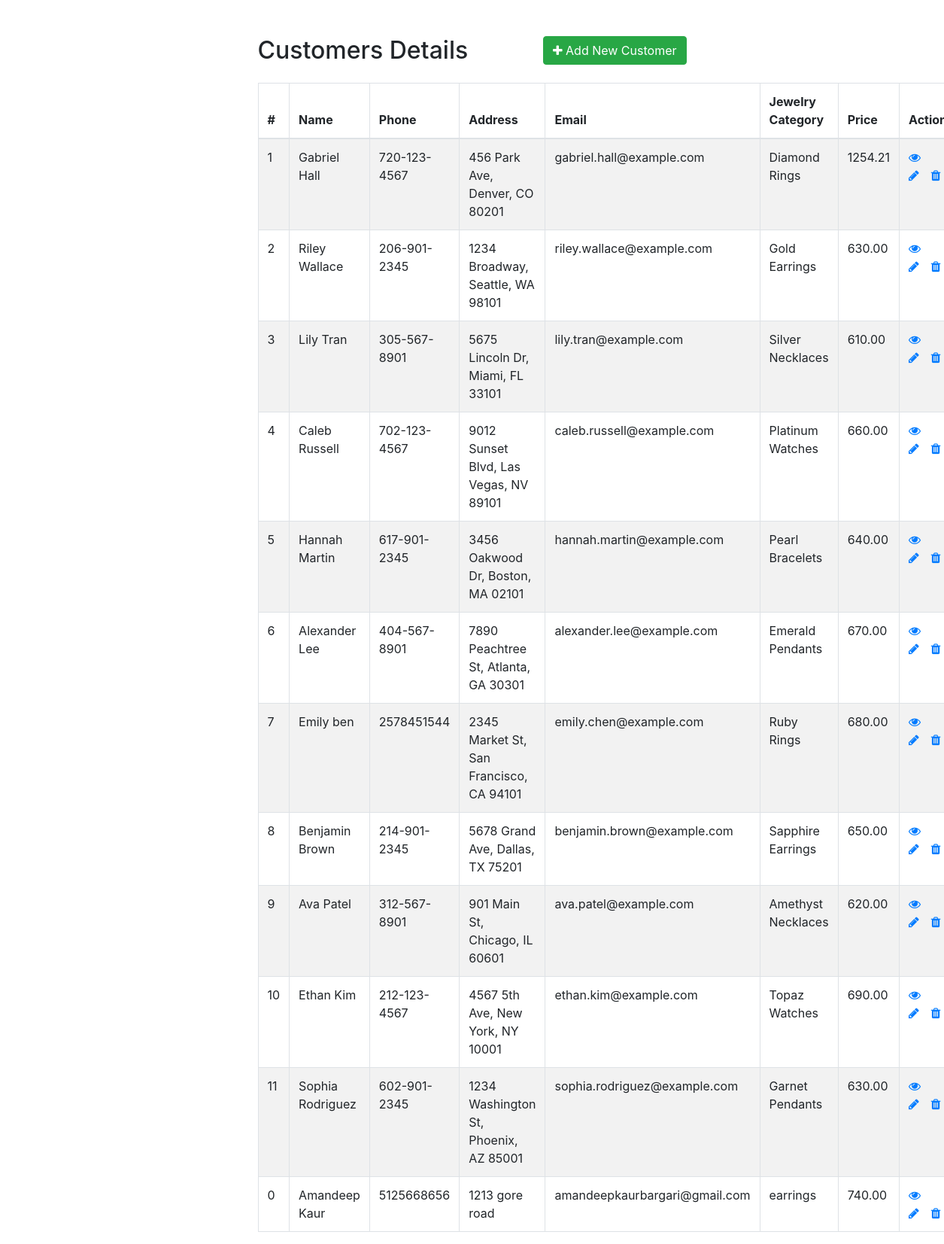
The page / on the database its author committed.
### tables this page shows
CREATE TABLE `customers` (
  `id` int(11) NOT NULL,
  `name` varchar(100) NOT NULL,
  `phone` varchar(20) NOT NULL,
  `address` text NOT NULL,
  `email` varchar(100) NOT NULL,
  `jewelry_category` varchar(50) NOT NULL,
  `price` decimal(10,2) NOT NULL
);

### index.php (the view, shortened to what this page needs)
<!DOCTYPE html>
<html lang="en">
<head>
    <link rel="stylesheet" href="https://stackpath.bootstrapcdn.com/bootstrap/4.5.2/css/bootstrap.min.css">
    <link rel="stylesheet" href="https://maxcdn.bootstrapcdn.com/font-awesome/4.7.0/css/font-awesome.min.css">
</head>
<body>
    <div class="wrapper">
        <div class="container-fluid">
            <div class="row">
                <div class="col-md-12">
                    <div class="mt-5 mb-3 clearfix">
                        <h2 class="pull-left">Customers Details</h2>
                        <a href="create.php" class="btn btn-success pull-right"><i class="fa fa-plus"></i> Add New Customer</a>
                    </div>
                    <?php
                    require_once "config.php";
                    $sql = "SELECT * FROM customers";
                    if ($result = mysqli_query($link, $sql)) {
                        if (mysqli_num_rows($result) > 0) {
                            echo '<table class="table table-bordered table-striped">';
                            echo "<thead>";
                            echo "<tr>";
                            echo "<th>#</th>";
                            echo "<th>Name</th>";
                            echo "<th>Phone</th>";
                            echo "<th>Address</th>";
                            echo "<th>Email</th>";
                            echo "<th>Jewelry Category</th>";
                            echo "<th>Price</th>";
                            echo "<th>Action</th>";
                            echo "</tr>";
                            echo "</thead>";
                            echo "<tbody>";
                            while ($row = mysqli_fetch_array($result)) {
                                echo "<tr>";
                                echo "<td>" . $row['id'] . "</td>";
                                echo "<td>" . $row['name'] . "</td>";
                                echo "<td>" . $row['phone'] . "</td>";
                                echo "<td>" . $row['address'] . "</td>";
                                echo "<td>" . $row['email'] . "</td>";
                                echo "<td>" . $row['jewelry_category'] . "</td>";
                                echo "<td>" . $row['price'] . "</td>";
                                echo "<td>";
                                echo '<a href="read.php?id=' . $row['id'] . '" class="mr-3" title="View Record" data-toggle="tooltip"><span class="fa fa-eye"></span></a>';
                                echo '<a href="update.php?id=' . $row['id'] . '" class="mr-3" title="Update Record" data-toggle="tooltip"><span class="fa fa-pencil"></span></a>';
                                echo '<a href="delete.php?id=' . $row['id'] . '" title="Delete Record" data-toggle="tooltip"><span class="fa fa-trash"></span></a>';
                                echo "</td>";
                                echo "</tr>";
                            }
                            echo "</tbody>";
                            echo "</table>";
                        } else {
                            echo '<div class="alert alert-danger"><em>No records were found.</em></div>';
                        }
                    } else {
                        echo "Oops! Something went wrong. Please try again later.";
                    }
                    ?>
                </div>
            </div>
        </div>
    </div>
</body>
</html>

### index.php (style rules this page uses)
.wrapper { width: 600px; margin: 0 auto; }
table tr td:last-child { width: 120px; }

### rows shown on the page
customers: id "1", name "Gabriel Hall", phone "720-123-4567", address "456 Park Ave, Denver, CO 80201", email "gabriel.hall@example.com", jewelry_category "Diamond Rings", price "1254.21"
customers: id "2", name "Riley Wallace", phone "206-901-2345", address "1234 Broadway, Seattle, WA 98101", email "riley.wallace@example.com", jewelry_category "Gold Earrings", price "630.00"
customers: id "3", name "Lily Tran", phone "305-567-8901", address "5675 Lincoln Dr, Miami, FL 33101", email "lily.tran@example.com", jewelry_category "Silver Necklaces", price "610.00"
customers: id "4", name "Caleb Russell", phone "702-123-4567", address "9012 Sunset Blvd, Las Vegas, NV 89101", email "caleb.russell@example.com", jewelry_category "Platinum Watches", price "660.00"
customers: id "5", name "Hannah Martin", phone "617-901-2345", address "3456 Oakwood Dr, Boston, MA 02101", email "hannah.martin@example.com", jewelry_category "Pearl Bracelets", price "640.00"
customers: id "6", name "Alexander Lee", phone "404-567-8901", address "7890 Peachtree St, Atlanta, GA 30301", email "alexander.lee@example.com", jewelry_category "Emerald Pendants", price "670.00"
customers: id "7", name "Emily ben", phone "2578451544", address "2345 Market St, San Francisco, CA 94101", email "emily.chen@example.com", jewelry_category "Ruby Rings", price "680.00"
customers: id "8", name "Benjamin Brown", phone "214-901-2345", address "5678 Grand Ave, Dallas, TX 75201", email "benjamin.brown@example.com", jewelry_category "Sapphire Earrings", price "650.00"
customers: id "9", name "Ava Patel", phone "312-567-8901", address "901 Main St, Chicago, IL 60601", email "ava.patel@example.com", jewelry_category "Amethyst Necklaces", price "620.00"
customers: id "10", name "Ethan Kim", phone "212-123-4567", address "4567 5th Ave, New York, NY 10001", email "ethan.kim@example.com", jewelry_category "Topaz Watches", price "690.00"
customers: id "11", name "Sophia Rodriguez", phone "602-901-2345", address "1234 Washington St, Phoenix, AZ 85001", email "sophia.rodriguez@example.com", jewelry_category "Garnet Pendants", price "630.00"
customers: id "0", name "Amandeep Kaur", phone "5125668656", address "1213 gore road", email "amandeepkaurbargari@gmail.com", jewelry_category "earrings", price "740.00"
